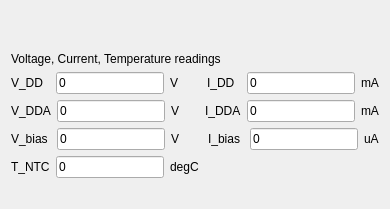
       <widget class="QWidget" name="tab7" >
        <attribute name="title" >
         <string>V, I, T</string>
        </attribute>
        <layout class="QVBoxLayout" >
         <property name="spacing" >
          <number>6</number>
         </property>
         <property name="margin" >
          <number>11</number>
         </property>
         <item>
          <layout class="QVBoxLayout" >
           <property name="spacing" >
            <number>6</number>
           </property>
           <property name="margin" >
            <number>0</number>
           </property>
           <item>
            <spacer name="Spacer9" >
             <property name="orientation" >
              <enum>Qt::Vertical</enum>
             </property>
             <property name="sizeType" >
              <enum>QSizePolicy::Fixed</enum>
             </property>
             <property name="sizeHint" stdset="0" >
              <size>
               <width>31</width>
               <height>41</height>
              </size>
             </property>
            </spacer>
           </item>
           <item>
            <layout class="QVBoxLayout" >
             <property name="spacing" >
              <number>6</number>
             </property>
             <property name="margin" >
              <number>0</number>
             </property>
             <item>
              <widget class="QLabel" name="TextLabel1_7" >
               <property name="text" >
                <string>Voltage, Current, Temperature readings</string>
               </property>
               <property name="wordWrap" >
                <bool>false</bool>
               </property>
              </widget>
             </item>
             <item>
              <layout class="QHBoxLayout" >
               <property name="spacing" >
                <number>6</number>
               </property>
               <property name="margin" >
                <number>0</number>
               </property>
               <item>
                <widget class="QLabel" name="TextLabel2" >
                 <property name="text" >
                  <string>V_DD  </string>
                 </property>
                 <property name="wordWrap" >
                  <bool>false</bool>
                 </property>
                </widget>
               </item>
               <item>
                <widget class="QLineEdit" name="edVDD" >
                 <property name="text" >
                  <string>0</string>
                 </property>
                </widget>
               </item>
               <item>
                <widget class="QLabel" name="TextLabel3_2" >
                 <property name="text" >
                  <string>V</string>
                 </property>
                 <property name="wordWrap" >
                  <bool>false</bool>
                 </property>
                </widget>
               </item>
               <item>
                <spacer name="Spacer3" >
                 <property name="orientation" >
                  <enum>Qt::Horizontal</enum>
                 </property>
                 <property name="sizeType" >
                  <enum>QSizePolicy::Expanding</enum>
                 </property>
                 <property name="sizeHint" stdset="0" >
                  <size>
                   <width>20</width>
                   <height>20</height>
                  </size>
                 </property>
                </spacer>
               </item>
               <item>
                <widget class="QLabel" name="TextLabel2_3" >
                 <property name="text" >
                  <string>I_DD  </string>
                 </property>
                 <property name="wordWrap" >
                  <bool>false</bool>
                 </property>
                </widget>
               </item>
               <item>
                <widget class="QLineEdit" name="edIDD" >
                 <property name="text" >
                  <string>0</string>
                 </property>
                </widget>
               </item>
               <item>
                <widget class="QLabel" name="TextLabel3_2_3" >
                 <property name="text" >
                  <string>mA</string>
                 </property>
                 <property name="wordWrap" >
                  <bool>false</bool>
                 </property>
                </widget>
               </item>
              </layout>
             </item>
             <item>
              <layout class="QHBoxLayout" >
               <property name="spacing" >
                <number>6</number>
               </property>
               <property name="margin" >
                <number>0</number>
               </property>
               <item>
                <widget class="QLabel" name="TextLabel2_4" >
                 <property name="text" >
                  <string>V_DDA</string>
                 </property>
                 <property name="wordWrap" >
                  <bool>false</bool>
                 </property>
                </widget>
               </item>
               <item>
                <widget class="QLineEdit" name="edVDDA" >
                 <property name="text" >
                  <string>0</string>
                 </property>
                </widget>
               </item>
               <item>
                <widget class="QLabel" name="TextLabel3_2_4" >
                 <property name="text" >
                  <string>V</string>
                 </property>
                 <property name="wordWrap" >
                  <bool>false</bool>
                 </property>
                </widget>
               </item>
               <item>
                <spacer name="Spacer3_2" >
                 <property name="orientation" >
                  <enum>Qt::Horizontal</enum>
                 </property>
                 <property name="sizeType" >
                  <enum>QSizePolicy::Expanding</enum>
                 </property>
                 <property name="sizeHint" stdset="0" >
                  <size>
                   <width>20</width>
                   <height>20</height>
                  </size>
                 </property>
                </spacer>
               </item>
               <item>
                <widget class="QLabel" name="TextLabel2_3_2" >
                 <property name="text" >
                  <string>I_DDA</string>
                 </property>
                 <property name="wordWrap" >
                  <bool>false</bool>
                 </property>
                </widget>
               </item>
               <item>
                <widget class="QLineEdit" name="edIDDA" >
                 <property name="text" >
                  <string>0</string>
                 </property>
                </widget>
               </item>
               <item>
                <widget class="QLabel" name="TextLabel3_2_3_2" >
                 <property name="text" >
                  <string>mA</string>
                 </property>
                 <property name="wordWrap" >
                  <bool>false</bool>
                 </property>
                </widget>
               </item>
              </layout>
             </item>
             <item>
              <layout class="QHBoxLayout" >
               <property name="spacing" >
                <number>6</number>
               </property>
               <property name="margin" >
                <number>0</number>
               </property>
               <item>
                <widget class="QLabel" name="TextLabel2_5" >
                 <property name="text" >
                  <string>V_bias </string>
                 </property>
                 <property name="wordWrap" >
                  <bool>false</bool>
                 </property>
                </widget>
               </item>
               <item>
                <widget class="QLineEdit" name="edVbias" >
                 <property name="text" >
                  <string>0</string>
                 </property>
                </widget>
               </item>
               <item>
                <widget class="QLabel" name="TextLabel3_2_5" >
                 <property name="text" >
                  <string>V</string>
                 </property>
                 <property name="wordWrap" >
                  <bool>false</bool>
                 </property>
                </widget>
               </item>
               <item>
                <spacer name="Spacer3_3" >
                 <property name="orientation" >
                  <enum>Qt::Horizontal</enum>
                 </property>
                 <property name="sizeType" >
                  <enum>QSizePolicy::Expanding</enum>
                 </property>
                 <property name="sizeHint" stdset="0" >
                  <size>
                   <width>20</width>
                   <height>20</height>
                  </size>
                 </property>
                </spacer>
               </item>
               <item>
                <widget class="QLabel" name="TextLabel2_3_3" >
                 <property name="text" >
                  <string>I_bias </string>
                 </property>
                 <property name="wordWrap" >
                  <bool>false</bool>
                 </property>
                </widget>
               </item>
               <item>
                <widget class="QLineEdit" name="edIbias" >
                 <property name="text" >
                  <string>0</string>
                 </property>
                </widget>
               </item>
               <item>
                <widget class="QLabel" name="TextLabel3_2_3_3" >
                 <property name="text" >
                  <string>uA</string>
                 </property>
                 <property name="wordWrap" >
                  <bool>false</bool>
                 </property>
                </widget>
               </item>
              </layout>
             </item>
             <item>
              <layout class="QHBoxLayout" >
               <property name="spacing" >
                <number>6</number>
               </property>
               <property name="margin" >
                <number>0</number>
               </property>
               <item>
                <layout class="QHBoxLayout" >
                 <property name="spacing" >
                  <number>6</number>
                 </property>
                 <property name="margin" >
                  <number>0</number>
                 </property>
                 <item>
                  <widget class="QLabel" name="TextLabel2_5_2" >
                   <property name="text" >
                    <string>T_NTC</string>
                   </property>
                   <property name="wordWrap" >
                    <bool>false</bool>
                   </property>
                  </widget>
                 </item>
                 <item>
                  <widget class="QLineEdit" name="edTNTC" >
                   <property name="text" >
                    <string>0</string>
                   </property>
                  </widget>
                 </item>
                 <item>
                  <widget class="QLabel" name="TextLabel3_2_5_2" >
                   <property name="text" >
                    <string>degC</string>
                   </property>
                   <property name="wordWrap" >
                    <bool>false</bool>
                   </property>
                  </widget>
                 </item>
                </layout>
               </item>
               <item>
                <spacer name="Spacer8" >
                 <property name="orientation" >
                  <enum>Qt::Horizontal</enum>
                 </property>
                 <property name="sizeType" >
                  <enum>QSizePolicy::Expanding</enum>
                 </property>
                 <property name="sizeHint" stdset="0" >
                  <size>
                   <width>20</width>
                   <height>20</height>
                  </size>
                 </property>
                </spacer>
               </item>
              </layout>
             </item>
            </layout>
           </item>
           <item>
            <spacer name="Spacer10" >
             <property name="orientation" >
              <enum>Qt::Vertical</enum>
             </property>
             <property name="sizeType" >
              <enum>QSizePolicy::Expanding</enum>
             </property>
             <property name="sizeHint" stdset="0" >
              <size>
               <width>20</width>
               <height>20</height>
              </size>
             </property>
            </spacer>
           </item>
          </layout>
         </item>
        </layout>
       </widget>
